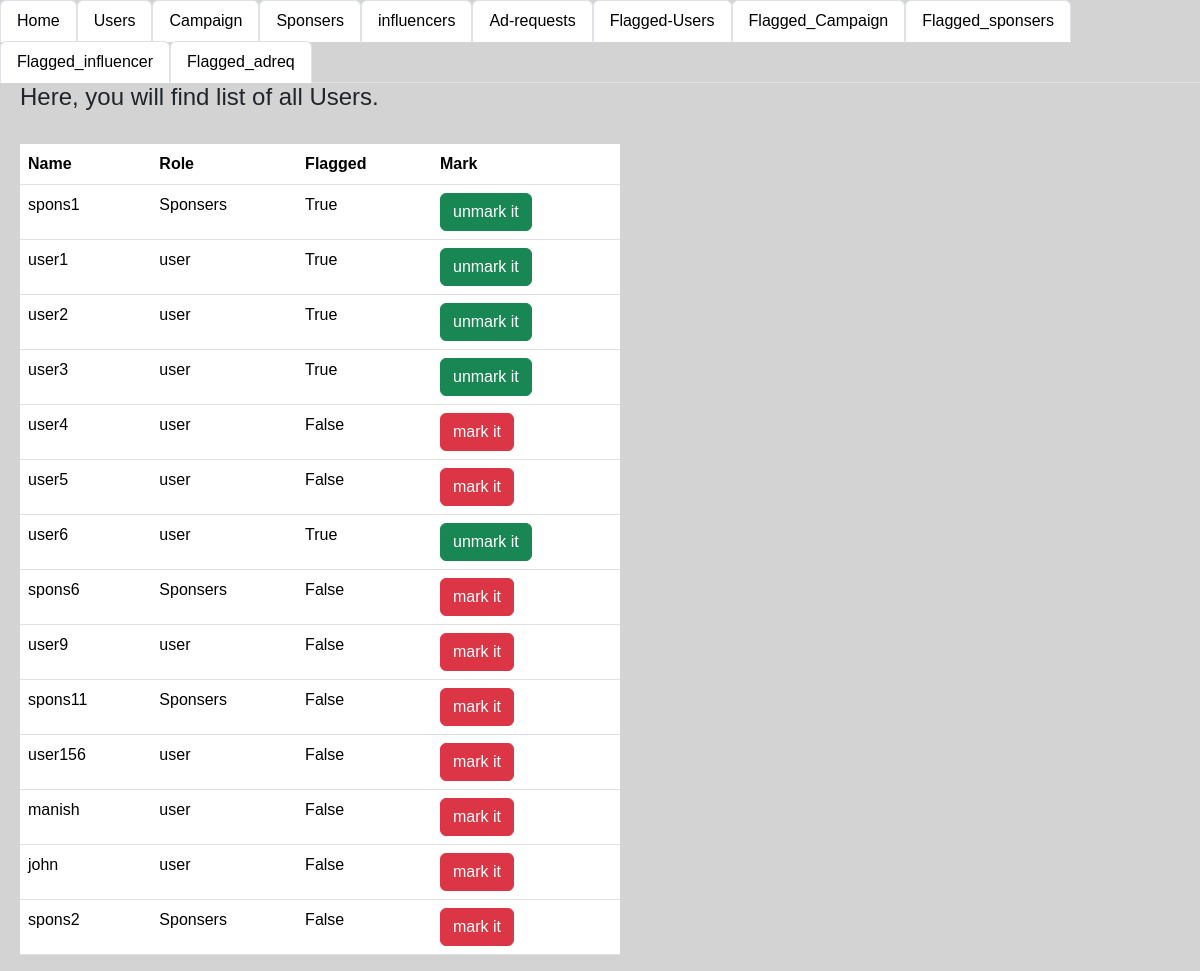
Screenshot of /admin_user_flag/1 with the database file from the repository.
### app.py (models this page shows)
class user(db.Model):
    __tablename__='user'
    user_id=db.Column(db.Integer,primary_key=True,autoincrement=True)
    username=db.Column(db.String, unique=True,nullable=False)
    password=db.Column(db.String,nullable=False)
    role=db.Column(db.String)
    flagged_user=db.Column(db.Boolean, default=False)

### app.py (the view)
@app.route("/admin_user_flag/<user_id>",methods=["GET"])
def admin_user_flag(user_id):
    details=db.session.query(user).all()
    user1=db.session.query(user).filter(user.user_id==user_id).first()
    user1.flagged_user=True
    db.session.commit()
    return  render_template("admin_user.html",details=details)

### templates/admin_user.html (shortened to what this page needs)
<!DOCTYPE html>
<html lang="en">
<head>
    <link href="static\style.css" rel="stylesheet">
    <link href="https://cdn.jsdelivr.net/npm/bootstrap@5.3.3/dist/css/bootstrap.min.css" rel="stylesheet">
</head>
<body style="background-color: lightgray;">
  <ul class="nav nav-tabs">
    <li class="nav-item">
      <a class="nav-link active" aria-current="page" href="/login">Home</a>
    </li>
    <li class="nav-item">
      <a class="nav-link active" aria-current="page" href="/login_users">Users</a>
    </li>
    <li class="nav-item">
      <a class="nav-link active" aria-current="page" href="/login_camp" >Campaign</a>
    </li>
    <li class="nav-item">
      <a class="nav-link active" aria-current="page" href="/admin_spons" >Sponsers</a>
    </li>
    <li class="nav-item">
      <a class="nav-link active" aria-current="page" href="/admin_info" >influencers</a>
    </li>
    <li class="nav-item">
      <a class="nav-link active" aria-current="page" href="/admin_adreq" >Ad-requests</a>
  </li>
  <li class="nav-item">
    <a class="nav-link active" aria-current="page" href="/login_users/flag">Flagged-Users</a>
  </li>
    <li class="nav-item">
      <a class="nav-link active" aria-current="page" href="/login_camp/flag" >Flagged_Campaign</a>
    </li>
    <li class="nav-item">
      <a class="nav-link active" aria-current="page" href="/login_spons/flag" >Flagged_sponsers</a>
    </li>
    <li class="nav-item">
      <a class="nav-link active" aria-current="page" href="/admin_info/flag" >Flagged_influencer</a>
    </li>
    <li class="nav-item">
      <a class="nav-link active" aria-current="page" href="/admin_adreq/flag" >Flagged_adreq</a>
    </li>
  </ul>
    <div class="seperate">
      <div style="width: 50%; margin-left: 20px;">
          <h4>Here, you will find list of  all  Users.</h4><br>
          <table class="table table-hover">
            <tr>
              <th>Name</th>
              <th>Role</th>
              <th>Flagged</th>
              <th>Mark</th>
            </tr>
              {% for user in details %}
            <tr>
              <td>{{ user.username }}</td>
              <td>{{user.role}}</td>
              <td>{{user.flagged_user}}</td>
              {% if user.flagged_user == false %}
              <td><a class="btn btn-danger" href="/admin_user_flag/{{user.user_id}}">mark it</a></td>
              {% else %}
              <td><a class="btn btn-success" href="/admin_user_flag_true/{{user.user_id}}">unmark it</a></td>
              {% endif %}
            </tr>
              {% endfor %}
          </table>
      </div >
    </div>
</body>
</html>

### static/style.css (style rules this page uses)
* { font-family:Tahoma, Geneva, Verdana, sans-serif; height: auto; }
.seperate { display: flex; }

### rows the page displays
user: username "spons1", role "Sponsers", flagged_user "True"
user: username "user1", role "user", flagged_user "True"
user: username "user2", role "user", flagged_user "True"
user: username "user3", role "user", flagged_user "True"
user: username "user4", role "user", flagged_user "False"
user: username "user5", role "user", flagged_user "False"
user: username "user6", role "user", flagged_user "True"
user: username "spons6", role "Sponsers", flagged_user "False"
user: username "user9", role "user", flagged_user "False"
user: username "spons11", role "Sponsers", flagged_user "False"
user: username "user156", role "user", flagged_user "False"
user: username "manish", role "user", flagged_user "False"
user: username "john", role "user", flagged_user "False"
user: username "spons2", role "Sponsers", flagged_user "False"
